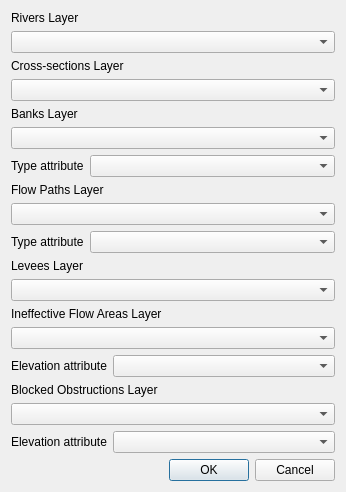
<?xml version="1.0" encoding="UTF-8"?>
<ui version="4.0">
 <class>importDataIntoRasTables</class>
 <widget class="QWidget" name="importDataIntoRasTables">
  <property name="geometry">
   <rect>
    <x>0</x>
    <y>0</y>
    <width>346</width>
    <height>470</height>
   </rect>
  </property>
  <property name="sizePolicy">
   <sizepolicy hsizetype="MinimumExpanding" vsizetype="Preferred">
    <horstretch>0</horstretch>
    <verstretch>0</verstretch>
   </sizepolicy>
  </property>
  <property name="windowTitle">
   <string>Import Data Into RAS PostGIS Tables</string>
  </property>
  <layout class="QGridLayout" name="gridLayout">
   <item row="0" column="0">
    <layout class="QVBoxLayout" name="verticalLayout">
     <item>
      <widget class="QLabel" name="label">
       <property name="text">
        <string>Rivers Layer</string>
       </property>
      </widget>
     </item>
     <item>
      <widget class="QComboBox" name="cboStreamCenterlines"/>
     </item>
     <item>
      <widget class="QLabel" name="label_2">
       <property name="text">
        <string>Cross-sections Layer</string>
       </property>
      </widget>
     </item>
     <item>
      <widget class="QComboBox" name="cboXsecs"/>
     </item>
     <item>
      <widget class="QLabel" name="label_4">
       <property name="text">
        <string>Banks Layer</string>
       </property>
      </widget>
     </item>
     <item>
      <widget class="QComboBox" name="cboBanks"/>
     </item>
     <item>
      <layout class="QHBoxLayout" name="horizontalLayout_2">
       <item>
        <widget class="QLabel" name="label_9">
         <property name="text">
          <string>Type attribute</string>
         </property>
        </widget>
       </item>
       <item>
        <widget class="QComboBox" name="cboBanklineType">
         <property name="sizePolicy">
          <sizepolicy hsizetype="MinimumExpanding" vsizetype="Fixed">
           <horstretch>0</horstretch>
           <verstretch>0</verstretch>
          </sizepolicy>
         </property>
        </widget>
       </item>
      </layout>
     </item>
     <item>
      <widget class="QLabel" name="label_7">
       <property name="text">
        <string>Flow Paths Layer</string>
       </property>
      </widget>
     </item>
     <item>
      <widget class="QComboBox" name="cboFlowPaths"/>
     </item>
     <item>
      <layout class="QHBoxLayout" name="horizontalLayout">
       <item>
        <widget class="QLabel" name="label_8">
         <property name="text">
          <string>Type attribute</string>
         </property>
        </widget>
       </item>
       <item>
        <widget class="QComboBox" name="cboFlowpathType">
         <property name="sizePolicy">
          <sizepolicy hsizetype="MinimumExpanding" vsizetype="Fixed">
           <horstretch>0</horstretch>
           <verstretch>0</verstretch>
          </sizepolicy>
         </property>
         <property name="minimumSize">
          <size>
           <width>0</width>
           <height>0</height>
          </size>
         </property>
        </widget>
       </item>
      </layout>
     </item>
     <item>
      <widget class="QLabel" name="label_3">
       <property name="text">
        <string>Levees Layer</string>
       </property>
      </widget>
     </item>
     <item>
      <widget class="QComboBox" name="cboLevees"/>
     </item>
     <item>
      <widget class="QLabel" name="label_5">
       <property name="text">
        <string>Ineffective Flow Areas Layer</string>
       </property>
      </widget>
     </item>
     <item>
      <widget class="QComboBox" name="cboIneffective"/>
     </item>
     <item>
      <layout class="QHBoxLayout" name="horizontalLayout_3">
       <item>
        <widget class="QLabel" name="label_10">
         <property name="text">
          <string>Elevation attribute</string>
         </property>
        </widget>
       </item>
       <item>
        <widget class="QComboBox" name="cboIneffElev">
         <property name="sizePolicy">
          <sizepolicy hsizetype="MinimumExpanding" vsizetype="Fixed">
           <horstretch>0</horstretch>
           <verstretch>0</verstretch>
          </sizepolicy>
         </property>
        </widget>
       </item>
      </layout>
     </item>
     <item>
      <widget class="QLabel" name="label_6">
       <property name="text">
        <string>Blocked Obstructions Layer</string>
       </property>
      </widget>
     </item>
     <item>
      <widget class="QComboBox" name="cboObstructions"/>
     </item>
     <item>
      <layout class="QHBoxLayout" name="horizontalLayout_4">
       <item>
        <widget class="QLabel" name="label_11">
         <property name="text">
          <string>Elevation attribute</string>
         </property>
        </widget>
       </item>
       <item>
        <widget class="QComboBox" name="cboObstructionsElev">
         <property name="sizePolicy">
          <sizepolicy hsizetype="MinimumExpanding" vsizetype="Fixed">
           <horstretch>0</horstretch>
           <verstretch>0</verstretch>
          </sizepolicy>
         </property>
        </widget>
       </item>
      </layout>
     </item>
     <item>
      <widget class="QDialogButtonBox" name="buttonBox">
       <property name="standardButtons">
        <set>QDialogButtonBox::Cancel|QDialogButtonBox::Ok</set>
       </property>
      </widget>
     </item>
    </layout>
   </item>
  </layout>
 </widget>
 <resources/>
 <connections/>
</ui>
